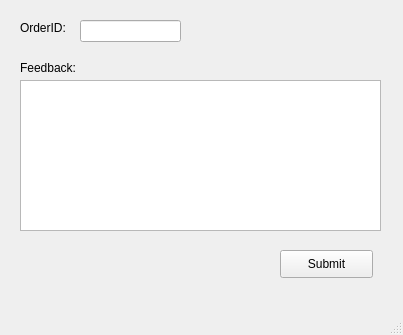
<?xml version="1.0" encoding="UTF-8"?>
<ui version="4.0">
 <class>MainWindow</class>
 <widget class="QMainWindow" name="MainWindow">
  <property name="geometry">
   <rect>
    <x>0</x>
    <y>0</y>
    <width>403</width>
    <height>335</height>
   </rect>
  </property>
  <property name="windowTitle">
   <string>MainWindow</string>
  </property>
  <widget class="QWidget" name="centralwidget">
   <widget class="QLabel" name="label">
    <property name="geometry">
     <rect>
      <x>20</x>
      <y>20</y>
      <width>55</width>
      <height>16</height>
     </rect>
    </property>
    <property name="text">
     <string>OrderID:</string>
    </property>
   </widget>
   <widget class="QLineEdit" name="lineEdit">
    <property name="geometry">
     <rect>
      <x>80</x>
      <y>20</y>
      <width>101</width>
      <height>22</height>
     </rect>
    </property>
   </widget>
   <widget class="QListWidget" name="listWidget">
    <property name="geometry">
     <rect>
      <x>20</x>
      <y>80</y>
      <width>361</width>
      <height>151</height>
     </rect>
    </property>
   </widget>
   <widget class="QLabel" name="label_2">
    <property name="geometry">
     <rect>
      <x>20</x>
      <y>60</y>
      <width>91</width>
      <height>16</height>
     </rect>
    </property>
    <property name="text">
     <string>Feedback:</string>
    </property>
   </widget>
   <widget class="QPushButton" name="pushButton">
    <property name="geometry">
     <rect>
      <x>280</x>
      <y>250</y>
      <width>93</width>
      <height>28</height>
     </rect>
    </property>
    <property name="text">
     <string>Submit</string>
    </property>
   </widget>
  </widget>
  <widget class="QMenuBar" name="menubar">
   <property name="geometry">
    <rect>
     <x>0</x>
     <y>0</y>
     <width>403</width>
     <height>26</height>
    </rect>
   </property>
  </widget>
  <widget class="QStatusBar" name="statusbar"/>
 </widget>
 <resources/>
 <connections/>
</ui>
